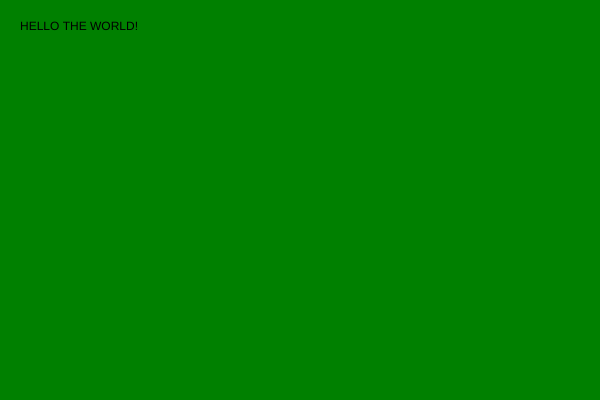
Frame 1 (no input)
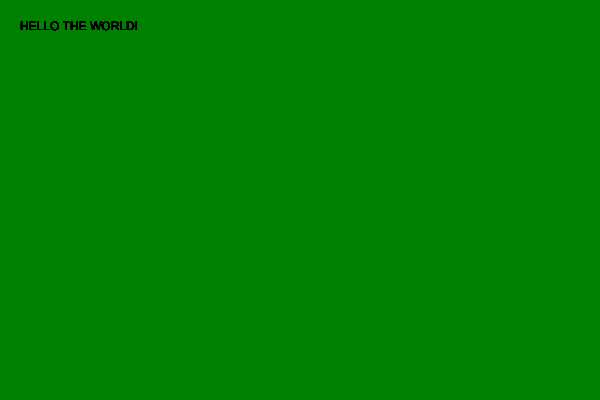
Frame 60 (no input)
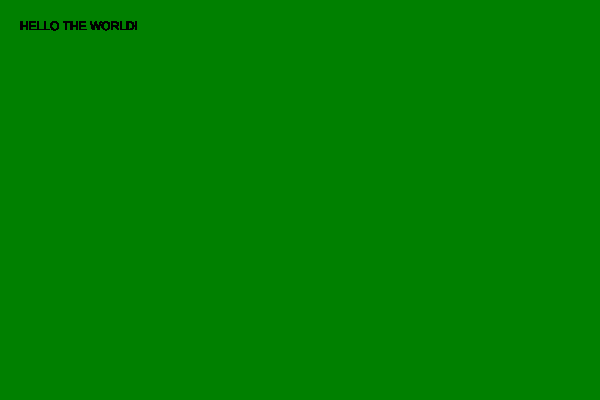
Frame 120 (the mouse pressed at the canvas centre since frame 60)

The p5.js sketch that drew these frames (run headless with seeded random() and noise() and a simulated clock; from frame 60 on, the mouse is pressed at the canvas centre):

// p5.js sketch
// ── sketch.js
function setup (){

  createCanvas(600,400);

  background('green');
}
//easy
function draw(){

  text("HELLO THE WORLD!",20,30);
}
